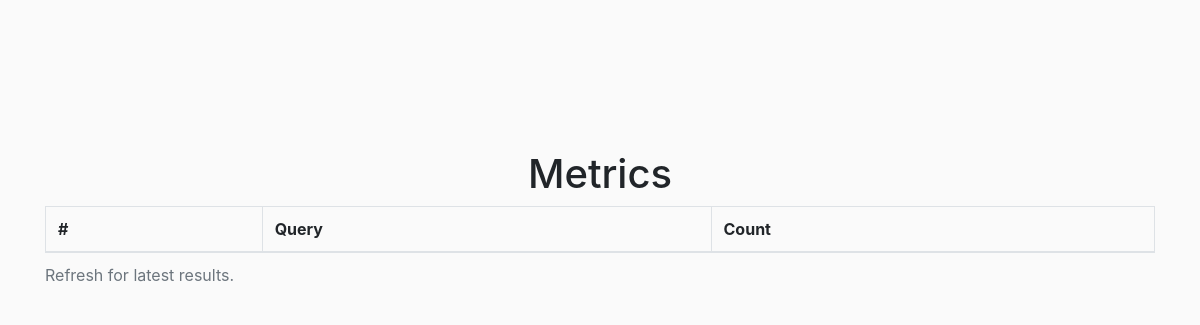
/crawler/1/metric/, run on an earlier commit of the app's database.
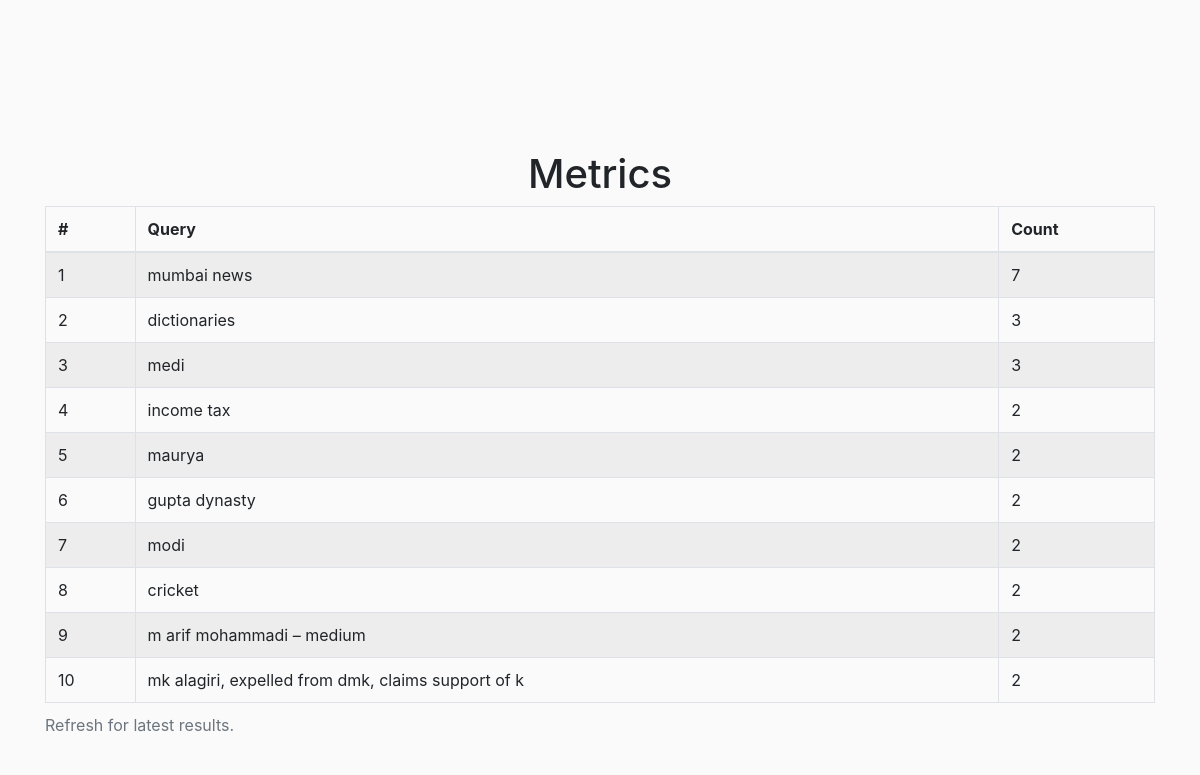
And on a later commit of the database.
### dashboardfinal/models.py (models this page shows)
class Metrics(models.Model):
    crawlerName=models.CharField(max_length=100)
    userQuery=models.CharField(max_length=300)
    queryCount=models.IntegerField(default=0)

### dashboardfinal/views.py (the view)
# urls.py: url(r'crawler/(?P<pk>\d+)/metric/$',dviews.show_metrics,name='metrics_page'),
def show_metrics(request,pk):
    crawler=get_object_or_404(Crawler,pk=pk)
    if(request.method=='GET'):
        try:
            result=Metrics.objects.filter(crawlerName=crawler.name)
            result=result.order_by('-queryCount')[:10]
            res=[]
            for entry in result:
                res.append({'Query':entry.userQuery,'Count':entry.queryCount})
            return render(request,'metrics.html',{'response':res})
        except:
            return HttpResponse("No metrics to show yet")

### templates/metrics.html (shortened to what this page needs)
{%load static%}
<link href="{% static 'css/bootstrap.min.css' %}" rel="stylesheet" id="bootstrap-css">
    <head>
        <link rel="stylesheet" href="{% static 'css/bootstrap.min.css' %}">
            <link rel="stylesheet" href="{% static 'css/font.css' %}">
                </head>
    <body>
        <div class="container">
            <h1 class="text-center">Metrics</h1>
            <table class="table table-bordered table-striped ">
                <caption>
                    Refresh for latest results.
                </caption>
                <thead>
                    <tr>
                        <th data-defaultsign="_19">#</th>
                        <th data-defaultsign="AZ"> Query</th>
                        <th>Count</th>
                    </tr>
                </thead>
                <tbody>
                    {% for dic in response %}
                    <tr>
                        <td data-value="1">{{forloop.counter}}</th>
                            <td>{{dic.Query}}</td>
                            <td>{{ dic.Count }}</td>
                            </tr>
                    {% endfor %}
                </tbody>
            </table>
        </div>
        </body>

What changed in the data, as far as the page shows it:
now on this page (row edited): Metrics: Query "mumbai news"
now on this page (row edited): Metrics: Query "dictionaries"
now on this page (row edited): Metrics: Query "medi"
now on this page (row edited): Metrics: Query "income tax"
now on this page (row edited): Metrics: Query "maurya"
now on this page (row edited): Metrics: Query "gupta dynasty"
now on this page (row edited): Metrics: Query "modi"
now on this page (row edited): Metrics: Query "cricket"
now on this page (row edited): Metrics: Query "m arif mohammadi – medium"
now on this page (row edited): Metrics: Query "mk alagiri, expelled from dmk, claims support of k"
Also different on the page:
new list line: "1 7"
new list line: "2 3"
new list line: "3 3"
new list line: "4 2"
new list line: "5 2"
new list line: "6 2"
new list line: "7 2"
new list line: "8 2"
new list line: "9 2"
new list line: "10 2"
